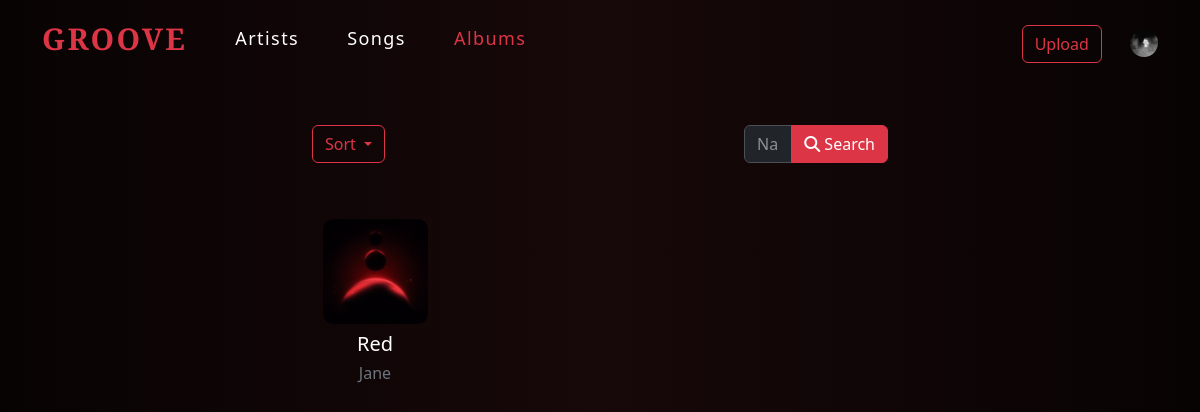
The app's page /player/albums/ (signed in) with its own data.
### apps/users/models.py (models this page shows, shortened)
class CustomUser(AbstractUser):
    email = models.EmailField(unique=True)
    description = models.TextField(max_length=1500, null=True, blank=True)
    image = models.ImageField(upload_to=get_upload_path, null=True, blank=True)
    verified = models.BooleanField(default=False)
    slug = models.SlugField(blank=True, null=True)
    class Meta:
        ordering = ['pk']
    def __str__(self):
        return self.username
    def get_absolute_url(self):
        return reverse('users:user', args=[self.slug])

### apps/player/models.py (models this page shows, shortened)
class Album(models.Model):
    title = models.CharField(max_length=100)
    artist = models.ForeignKey(settings.AUTH_USER_MODEL, on_delete=models.CASCADE)
    description = models.TextField(max_length=1000, null=True, blank=True)
    image = models.ImageField(upload_to=get_upload_path_album)
    songs = models.ManyToManyField(Song)
    type = models.ForeignKey(AlbumType, on_delete=models.SET_NULL, null=True, blank=True)
    date = models.DateTimeField(auto_now_add=True)
    slug_artist = models.SlugField(blank=True, null=True)
    slug_album = models.SlugField(blank=True, null=True)
    class Meta:
        ordering = ['title']
        constraints = [
            models.UniqueConstraint(fields=['title', 'artist'], name='unique_album_title_per_user')
        ]
    def get_absolute_url(self):
        return reverse('player:album', args=[self.slug_artist, self.slug_album])

### apps/player/views.py (the view)
# urls.py: path('albums/', views.AlbumsListView.as_view(), name='albums'),
class AlbumsListView(generic.ListView):
    model = Album
    context_object_name = 'albums'
    paginate_by = 10
    template_name = "player/albums_list.html"
    def get_queryset(self):
        qs = super().get_queryset().select_related('artist')
        search_val = self.request.GET.get('search_val', None)
        order_val = self.request.GET.get('order_by', '-pk')
        if search_val:
            qs = qs.filter(title__icontains=search_val)
        qs = qs.order_by(order_val)
        return qs

### apps/player/templates/player/albums_list.html (shortened to what this page needs)
{% extends 'base.html' %}
{% load static %}
{% block content %}
<div class="grey_container" data-bs-theme="dark">
  <div class="container mt-5 mb-5 w-50">
    <div class="bd-masthead mt-5" id="content">
      <div class="d-flex mb-4">
        <div class="dropdown me-auto">
          <button class="btn btn btn-outline-danger dropdown-toggle" type="button" data-bs-toggle="dropdown" aria-expanded="false">
          Sort
          </button>
        </div>
        <form method="GET" action="{% url 'player:albums' %}" class="input-group w-25">
          <input type="text" name="search_val" class="form-control" placeholder="Name" aria-label="Name" aria-describedby="button-addon2">
          <button class="btn btn-danger" type="submit" id="button-addon2"><i class="fa-solid fa-magnifying-glass"></i> Search</button>
        </form>
      </div>
      <div class="row mb-5 mt-5 card_row">
          {% for album in albums %}
          <div class="col-lg-3 text-center card_main mb-5">
             <a href="{{ album.get_absolute_url }}" class="card_image_link text-decoration-none">
             <img src="{{ album.image.url }}" class="card_image mb-2 mt-2">
             <h5 class="fw-normal text-white">{{ album.title }}</h5>
             </a>
             <h6 class="text-secondary">{{ album.artist }}</h6>
          </div>
          {% empty %}
          <h4 class="text-danger mt-3 mb-3 text-center">No results found</h4>
          {% endfor %}
      </div>
    </div>
  </div>
</div>
{% endblock %}

### templates/base.html (shortened to what this page needs)
<!DOCTYPE html>
{% load static %}
<html lang="en">
  <head>
    <link href="https://cdn.jsdelivr.net/npm/bootstrap@5.3.0/dist/css/bootstrap.min.css" rel="stylesheet">
    <link href="https://netdna.bootstrapcdn.com/font-awesome/4.0.3/css/font-awesome.css" rel="stylesheet"/>
    <link href="https://cdnjs.cloudflare.com/ajax/libs/mediaelement/4.2.7/mediaelementplayer.min.css" rel="stylesheet"/>
    <link rel="stylesheet" href="{% static 'style.css' %}">
  </head>
  <body>
    <nav class="navbar navbar-expand-lg sticky-top bg_gradient_red" data-bs-theme="dark">
      <div class="container">
        <a class="navbar-brand" href="{% url 'home' %}">GROOVE</a>
        <div class="collapse navbar-collapse" id="navbarSupportedContent">
          <ul class="navbar-nav me-auto mb-2 mb-lg-0">
            <li class="nav-item ms-5">
              <a class="nav-link nav-link-fade-up nav_link_base {% if request.path == '/u/' %} nav-link-active active {% endif %}" href="{% url 'users:users' %}">Artists</a>
            </li>
            <li class="nav-item ms-5">
              <a class="nav-link nav-link-fade-up nav_link_base {% if request.path == '/player/songs/' %} nav-link-active active {% endif %}" href="{% url 'player:songs' %}">Songs</a>
            </li>
            <li class="nav-item ms-5">
              <a class="nav-link nav-link-fade-up nav_link_base {% if request.path == '/player/albums/' %} nav-link-active active {% endif %}" href="{% url 'player:albums' %}">Albums</a>
            </li>
          </ul>
          <ul class="navbar-nav ms-auto mb-2 mb-lg-0 mt-2">
            {% if request.user.is_authenticated %}
            <li class="nav-item dropdown">
              <a href='#' class="btn btn-outline-danger me-4" data-bs-toggle="modal" data-bs-target="#modal-upload">
                Upload
              </a>
              <a class="nav-link nav_link_base" href="#" role="button" data-bs-toggle="dropdown" aria-expanded="false" data-toggle="dropdown">
              {% if request.user.image %}
              <img src="{{ request.user.image.url }}" width="28" height="28" class="user_image" alt="user_image">
              {% else %}
              <i class="fa-solid fa-user"></i>
              {% endif %}
              </a>
            </li>
            {% endif %}
          </ul>
        </div>
      </div>
    </nav>
    {% block content %}
    {% endblock %}
  </body>
</html>

### static/style.css (style rules this page uses)
html { height: 100%; }
body { min-height: 100%; display: flex; flex-direction: column; background: rgb(8,3,3); background: linear-gradient(90deg, rgba(8,3,3,1) 0%, rgba(23,8,9,1) 50%, rgba(8,3,3,1) 100%); }
.bg_gradient_red { background: rgb(8,3,3); background: linear-gradient(90deg, rgba(8,3,3,1) 0%, rgba(23,8,9,1) 50%, rgba(8,3,3,1) 100%); }
.navbar { --bs-navbar-nav-link-padding-x: 0; --bs-navbar-brand-margin-end: 0; --bs-navbar-padding-y: 0; }
.navbar-brand { font-weight: 600; font-size: 30px; text-transform: uppercase; text-decoration: none; color: #dc3545; margin: 0 0 0 0; display: inline-block; position: relative; letter-spacing: .08em; font-family: 'Alegreya Sans SC', sans-serif; }
.nav_link_base { font-size: 18px; font-weight: 500; text-decoration: none; color: white; padding: 20px 0px; display: inline-block; position: relative; letter-spacing: .08em; }
.nav_link_base::before { transition: 300ms; height: 5px; content: ""; position: absolute; background-color: #dc3545; }
.nav-link-fade-up::before { width: 100%; bottom: 5px; opacity: 0; }
.nav-link-active { color: #dc3545 !important; }
.user_image { border-radius: 50%; }
.row>* { padding-right: calc(var(--bs-gutter-x) * 1.5); padding-left: calc(var(--bs-gutter-x) * 1.5); margin-top: var(--bs-gutter-y); }
.card_row.row>* { padding-right: 0 !important; padding-left: 0 !important; }
.card_image { width: 70%; height: auto; transition: transform .2s; margin: 0 auto; border-radius: 10%; }
.card_main { transition: 0.15s; }

### records on screen
CustomUser: user.image (picture)
Album: image (picture), title "Red", artist "Jane"
